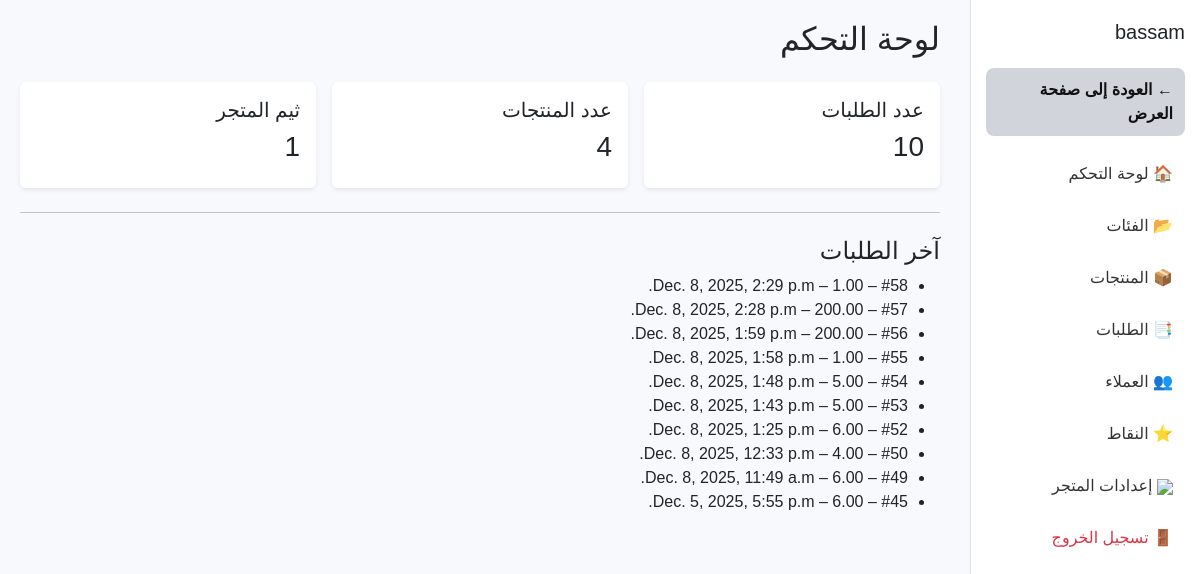
The app's page /dashboard/Alaman/ (signed in) with its own data.
### stores/models.py (models this page shows, shortened)
class Store(models.Model):
    owner = models.ForeignKey(User, on_delete=models.CASCADE, related_name="stores")
    name = models.CharField(max_length=200)
    slug = models.SlugField(unique=True)
    logo = models.ImageField(upload_to="store_logos/", blank=True, null=True)
    mobile = models.CharField(max_length=20)
    theme = models.IntegerField(default=1, choices=[(i, f"Theme {i}") for i in range(1, 6)])
    description = models.TextField(blank=True)
    description2 = models.TextField(blank=True)
    description3 = models.TextField(blank=True)
    description4 = models.TextField(blank=True)
    description5 = models.TextField(blank=True)
    is_active = models.BooleanField(default=True)
    allow_full_payment = models.BooleanField(default=True)   # تحويل كامل
    allow_partial_payment = models.BooleanField(default=False)  # دفعة مسبقة + باقي عند التسليم
    allow_cash_on_delivery = models.BooleanField(default=False)  # الدفع عند الاستلام
    payment_required_percentage = models.PositiveIntegerField(default=0)

### orders/models.py (models this page shows, shortened)
class Order(models.Model):
    is_seen_by_store = models.BooleanField(default=False)
    user = models.ForeignKey(User, on_delete=models.CASCADE)
    customer = models.ForeignKey(Customer, null=True, blank=True, on_delete=models.SET_NULL, related_name="orders")
    store = models.ForeignKey(Store, on_delete=models.CASCADE)
    total = models.DecimalField(max_digits=10, decimal_places=2)
    created_at = models.DateTimeField(auto_now_add=True)
    status = models.CharField(max_length=20, choices=STATUS_CHOICES, default="pending")
    discount = models.DecimalField(max_digits=10, decimal_places=2, default=0)
    payment = models.DecimalField(max_digits=10, decimal_places=2, default=0)
    transaction_type = models.CharField(max_length=10, choices=TRANSACTION_TYPES, default="sale")
    payment_method = models.ForeignKey(
    StorePaymentMethod,
    on_delete=models.SET_NULL,
    null=True,
    blank=True,
    related_name="orders_payment"
)
    payment_method_name = models.CharField(max_length=120, blank=True, null=True)
    payment_recipient_name = models.CharField(max_length=120, blank=True, null=True)
    payment_account_info = models.CharField(max_length=255, blank=True, null=True)
    payment_additional_info = models.TextField(blank=True, null=True)
    payment_type = models.CharField(max_length=20, choices=PAYMENT_TYPES, blank=True, null=True)
    shipping_address = models.CharField(max_length=255, blank=True, null=True)
    payment_proof_image = models.ImageField(upload_to="payments/", blank=True, null=True)
    payment_transaction_id = models.CharField(max_length=120, blank=True, null=True)

### dashboard/views.py (the view)
# urls.py: path("<slug:store_slug>/", views.dashboard_home, name="home"),
@login_required
def dashboard_home(request, store_slug):
    store = get_object_or_404(Store, slug=store_slug, owner=request.user)
    new_orders_count = Order.objects.filter(
        store=store,
        is_seen_by_store=False
    ).count()
    orders = Order.objects.filter(store=store).order_by("-created_at")[:10]
    products = Product.objects.filter(store=store)
    return render(request, "dashboard/dashboard_home.html", {
        "store": store,
        "orders": orders,
        "products": products,
        "new_orders_count": new_orders_count,
    })

### stores/context_processors.py (called while the page is built)
def current_store(request):
    store = None
    slug = request.resolver_match.kwargs.get("store_slug") or \
           request.resolver_match.kwargs.get("slug")
    if slug:
        try:
            store = Store.objects.get(slug=slug)
        except Store.DoesNotExist:
            store = None
    return {
        "current_store": store
    }

### dashboard/templates/dashboard/dashboard_home.html (shortened to what this page needs)
{% load static %}
<!DOCTYPE html>
<html lang="ar" dir="rtl">
<head>
    <link href="https://cdn.jsdelivr.net/npm/bootstrap@5.3.0/dist/css/bootstrap.rtl.min.css" rel="stylesheet">
</head>
<body>
{% include "dashboard/sidebar.html" %}
<div class="content">
    <h2 class="mb-4">لوحة التحكم</h2>
    <div class="row g-3">
        <div class="col-md-4">
            <div class="p-3 bg-white shadow-sm rounded">
                <h5>عدد الطلبات</h5>
                <h3>{{ orders|length }}</h3>
            </div>
        </div>
        <div class="col-md-4">
            <div class="p-3 bg-white shadow-sm rounded">
                <h5>عدد المنتجات</h5>
                <h3>{{ products|length }}</h3>
            </div>
        </div>
        <div class="col-md-4">
            <div class="p-3 bg-white shadow-sm rounded">
                <h5>ثيم المتجر</h5>
                <h3>{{ store.theme }}</h3>
            </div>
        </div>
    </div>
    <hr class="my-4">
    <h4>آخر الطلبات</h4>
    <ul>
        {% for order in orders %}
        <li>#{{ order.id }} – {{ order.total }} – {{ order.created_at }}</li>
        {% empty %}
        <li>لا يوجد طلبات بعد.</li>
        {% endfor %}
    </ul>
</div>
</body>
</html>

### dashboard/templates/dashboard/sidebar.html (shortened to what this page needs)
{% load static %}
<div class="sidebar" id="sidebar">
    <h5 class="mb-4">{{ store.name }}</h5>
    <div class="mb-3">
        <a href="/store/{{ store.slug }}/" class="back-to-store-btn">
            ← العودة إلى صفحة العرض
        </a>
    </div>
    <a href="{% url 'dashboard:home' store.slug %}">🏠 لوحة التحكم</a>
    <a href="{% url 'dashboard:categories_list' store.slug %}">📂 الفئات</a>
    <a href="{% url 'dashboard:products_list' store.slug %}">📦 المنتجات</a>
    <a href="{% url 'dashboard:orders_list' store.slug %}"
       class="position-relative">
       📑 الطلبات
    </a>
    <a href="{% url 'dashboard:customers_list' store.slug %}">👥 العملاء</a>
    <a href="{% url 'dashboard:points_page' store.slug %}">⭐ النقاط</a>
    <a href="{% url 'dashboard:store_settings' store.slug %}">
        <img src="{% static 'images/settings.png' %}" class="ico">
        <span>إعدادات المتجر</span>
    </a>
    <a href="{% url 'core:index' %}" class="text-danger">🚪 تسجيل الخروج</a>
</div>

### dashboard/templates/dashboard/dashboard_home.html (style rules this page uses)
body { background: #f7f9fc; font-family: "Cairo", sans-serif; }
.sidebar { width: 230px; background: #ffffff; height: 100vh; position: fixed; top: 0; right: 0; padding: 20px 15px; border-left: 1px solid #e0e0e0; }
.sidebar a { display: block; padding: 10px 12px; margin-bottom: 8px; color: #333; border-radius: 8px; text-decoration: none; }
.content { margin-right: 240px; padding: 20px; }
.back-to-store-btn { background: #d1d5db; color: #111 !important; padding: 10px 18px; border-radius: 10px; border: none; font-weight: 600; display: inline-flex; align-items: center; gap: 6px; }

### records on screen
Store: name "bassam", theme "1"
Order: id "58", total "1.00", created_at "Dec. 8, 2025, 2:29 p.m."
Order: id "57", total "200.00", created_at "Dec. 8, 2025, 2:28 p.m."
Order: id "56", total "200.00", created_at "Dec. 8, 2025, 1:59 p.m."
Order: id "55", total "1.00", created_at "Dec. 8, 2025, 1:58 p.m."
Order: id "54", total "5.00", created_at "Dec. 8, 2025, 1:48 p.m."
Order: id "53", total "5.00", created_at "Dec. 8, 2025, 1:43 p.m."
Order: id "52", total "6.00", created_at "Dec. 8, 2025, 1:25 p.m."
Order: id "50", total "4.00", created_at "Dec. 8, 2025, 12:33 p.m."
Order: id "49", total "6.00", created_at "Dec. 8, 2025, 11:49 a.m."
Order: id "45", total "6.00", created_at "Dec. 5, 2025, 5:55 p.m."

### other values on screen
{{ orders|length }} "10"
{{ products|length }} "4"
